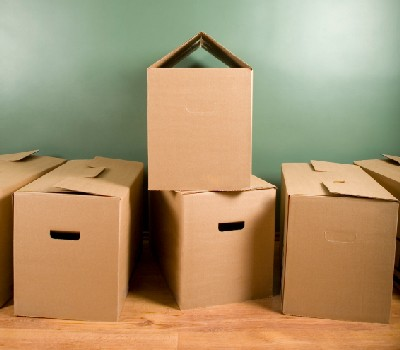
#> input picture edge4.jpg, 400 x 350 px
$ jupyter execute Canny.ipynb
#> lines starting #> are read from the running program, lines starting #| are printed output that depends on the picture; after the words box and inside, x2 and y2 are one past the last pixel; in counts of white or black regions, pixels touching at a corner belong together
Set True to save the figures.

[cell 1]
save = False

[cell 2]
import numpy as np # scientific computing
import matplotlib.pyplot as plt # plotting
import matplotlib.image as mpimg # reading images
from skimage.color import rgb2gray # converting rgb images to grayscale

Read images and convert them to grayscale.

[cell 3]
img1 = rgb2gray(mpimg.imread('edge4.jpg'))
#> img1: shape (350, 400) float64; min 0, max 0.954, mean 0.587

[cell 4]
plt.figure(figsize=(8, 8))
plt.axis('off')
plt.title('Image 1 (Original)')
plt.imshow(img1, cmap='gray')
if save:
    plt.savefig('original1.png')
plt.show()

2D-convolution (actually cross-correlation)

[cell 5]
def cross_correlate2D(img, mask):
    n_r, n_c = img.shape
#> n_r = 350; n_c = 400
    # Compute row and column offsets
    mask_r, mask_c = mask.shape
    r_offset = mask_r // 2 - (mask_r % 2 == 0)
    c_offset = mask_c // 2 - (mask_c % 2 == 0)
    # Apply zero-padding
    padded_img = np.pad(img, ((r_offset, r_offset + (mask_r % 2 == 0)),
                              (c_offset, c_offset + (mask_c % 2 == 0))))
    # Perform 2D cross-correlation
    output = np.zeros((n_r, n_c))
    for row in range(r_offset, r_offset + n_r):
        for col in range(c_offset, c_offset + n_c):
            output[row - r_offset, col - c_offset] = np.sum(
                mask *
                padded_img[row - r_offset: row + r_offset + (mask_r % 2 == 0) + 1,
                           col - c_offset: col + c_offset + (mask_c % 2 == 0) + 1]
            )
    return output

Sobel Operator:

[cell 6]
def sobel(img):
    mask_x = np.array([[-1, 0, 1], [-2, 0, 2], [-1, 0, 1]])
    mask_y = np.array([[1, 2, 1], [0, 0, 0], [-1, -2, -1]])
    edge_x = cross_correlate2D(img, mask_x) / 6
    edge_y = cross_correlate2D(img, mask_y) / 6
    gradient_magnitudes = np.sqrt(edge_x ** 2 + edge_y ** 2)
    gradient_magnitudes *= 255 / np.max(gradient_magnitudes)
    gradient_directions = np.arctan2(edge_y, edge_x)
    return edge_x, edge_y, gradient_magnitudes, gradient_directions

Plotting code is refactored as a seperate function to avoid duplicate code. Feel free to change it.

[cell 7]
def plot_results1(result1, result2, result3, result4, figsize_, method, img_number, save=False):
#> called with figsize_ = (14, 10), method = 'Sobel', img_number = '1', save = False
    fig, axs = plt.subplots(2, 2, figsize=figsize_)
    axs[0, 0].set_title('Vertical Edges after applying \n' + method + ' Operator to Image ' + img_number)
    axs[0, 0].axis('off')
    axs[0, 0].imshow(result1, cmap='gray')
    axs[0, 1].set_title('Horizontal Edges after applying \n' + method + ' Operator to Image ' + img_number)
    axs[0, 1].axis('off')
    axs[0, 1].imshow(result2, cmap='gray')
    axs[1, 0].set_title('Combined Edges of Image ' + img_number + '\n (Gradient Magnitudes (' + method + '))')
    axs[1, 0].axis('off')
    axs[1, 0].imshow(result3, cmap='gray')
    axs[1, 1].set_title('Gradient Directions (' + method + ') in Image ' + img_number)
    axs[1, 1].axis('off')
    axs[1, 1].imshow(result4)
    if save:
        plt.savefig(method + '_results' + img_number + '.png')
    plt.show()

[cell 8]
sobel_x1, sobel_y1, sobel_magnitudes1, sobel_directions1 = sobel(img1)

[cell 9]
plot_results1(sobel_x1, sobel_y1, sobel_magnitudes1, sobel_directions1, (14, 10), 'Sobel', '1', save)

### Canny Edge Detector

**Step 1**: Apply Gaussian Blur to the image to reduce noise.

[cell 10]
def gaussian_blur(sigma, k=2):
    """
    Generates a Gaussian Blur Filter with shape (2k + 1, 2k + 1), with
    the specified standard deviation.
    Args:
        sigma: The standard deviation of the Gaussian Blur
        k: The parameter that determines the shape of the filter (2 by default)
    Returns:
        G: The resulting Gaussian Blur Filter
    """
    x, y = np.mgrid[-k: k + 1, -k: k + 1]
    G = np.exp(-(x ** 2 + y ** 2) / (2 * sigma ** 2)) / 2 * np.pi * sigma ** 2
    return G

Plot a Gaussian Blur Filter of shape 11x11 and sigma 1 for illustration purposes

[cell 11]
from mpl_toolkits import mplot3d # for 3D plotting

k_plt = 5
fig_3D = plt.figure(figsize=(15, 10))
ax_3D = plt.axes(projection='3d')
x_plt, y_plt = np.mgrid[-k_plt: k_plt + 1, -k_plt: k_plt + 1]
ax_3D.plot_surface(x_plt, y_plt, gaussian_blur(sigma=1, k=k_plt), rstride=1, cstride=1,
                   cmap='viridis', edgecolor='none')
ax_3D.set_xlabel('x')
ax_3D.set_ylabel('y')
ax_3D.set_zlabel('Gaussian(x,y)')
plt.title('Gaussian Blur Filter (sigma=1, shape=11x11)')
#plt.savefig('gaussian_blur_3d.png')
plt.show()
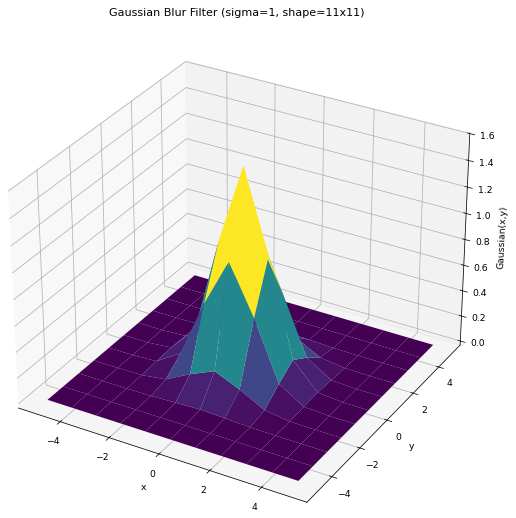
#> figure drawn by matplotlib, 1 panel

**Step 2**: Gradient Calculation, use the **sobel** function implemented above for computing the graident magnitudes and directions.

**Step 3**: Implement the Non-Maximum Suppression algorithm to thin out the detected edges.

[cell 12]
def non_max_suppression(gradient_magnitudes, gradient_directions):
    """
    Implements the Non-Maximum Suppression algorithm to thin out the
    edges described as gradient magnitudes.
    Args:
        gradient_magnitudes: Edge intensities
        gradient_directions: Edge directions (angles in Radians)
    output:
        result: The processed edge intensities
    """

    #INSER YOUR CODE HERE
    output = np.zeros_like(gradient_magnitudes)
    angle = np.degrees(gradient_directions)
    angle[angle < 0] += 180  # force angles into 4 sectors

    # Apply zero-padding to the gradient_magnitudes
    gradient_magnitudes1 = np.pad(gradient_magnitudes, 1, mode='constant')

    for i in range(1, gradient_magnitudes1.shape[0]-1):
        for j in range(1, gradient_magnitudes1.shape[1]-1):
            current_angle = angle[i-1, j-1]

            if (current_angle < 22.5) or (157.5 <= current_angle <= 180):
                before = gradient_magnitudes1[i, j-1]
                after = gradient_magnitudes1[i, j+1]
            elif (22.5 <= current_angle < 67.5):
                before = gradient_magnitudes1[i+1, j-1]
                after = gradient_magnitudes1[i-1, j+1]
            elif (67.5 <= current_angle < 112.5):
                before = gradient_magnitudes1[i-1, j]
                after = gradient_magnitudes1[i+1, j]
            elif (112.5 <= current_angle < 157.5):
                before = gradient_magnitudes1[i-1, j-1]
                after = gradient_magnitudes1[i+1, j+1]
            if (gradient_magnitudes1[i,j] >= before) and (gradient_magnitudes1[i,j] >= after):
                output[i-1,j-1] = gradient_magnitudes1[i,j]

    return output

[cell 13]
non_max_suppression1 = non_max_suppression(sobel_magnitudes1, sobel_directions1)
plt.figure(figsize=(8, 8))
plt.axis('off')
plt.title('Image with Non-Maximum Suppression')
plt.imshow(non_max_suppression1, cmap='gray')
plt.show()

**Step 4**: Implement the Double Thresholding algorithm to categorize pixels.

[cell 14]
def double_threshold(img, ratio_low, ratio_high):
    """
    Categorizes the image pixels as strong, weak or non-edge
    using double thresholding, returns the thresholded image.
    Args:
        img: The input image
        ratio_low: The low threshold ratio
        ratio_high: The high threshold ratio
    Returns:
        thresholded_img: The thresholded output. Each pixel would take the value of 0, strong or weak intensities as set below.
        weak: The intensity level of weak pixels
        strong: The intensity level of strong pixels
    """
#> called with ratio_low = 0.1, ratio_high = 0.15
    high = ratio_high * np.max(img)
#> high = 38.25
    low = ratio_low * np.max(img)
#> low = 25.5
    weak = 25
    strong = 255

    #INSER YOUR CODE HERE
    thresholded_img = np.zeros_like(img)

    thresholded_img[img >= low] = weak
    thresholded_img[img >= high] = strong

    return thresholded_img, weak, strong

[cell 15]
double_threshold1, weak, strong = double_threshold(non_max_suppression1, 0.1, 0.15)
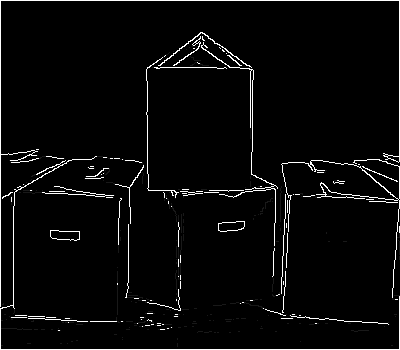
#> double_threshold1: shape (350, 400) float64; min 0, max 255, mean 9.2
#> weak = 25; strong = 255
plt.figure(figsize=(8, 8))
plt.axis('off')
plt.title('Image with Non-Maximum Suppression')
plt.imshow(double_threshold1, cmap='gray')
plt.show()

**Step 5**: Implement Hysteresis to combine the Strong and Weak pixels and produces the final result.

[cell 16]
def hysteresis(img, weak, strong):
    """
    Args:
        img: The input image
        weak: The weak intensity level
        strong: The strong intensity level
    Returns:
        output: The processed output image
    """
#> called with weak = 25, strong = 255
    #INSER YOUR CODE HERE
    # output = np.zeros_like(img)
    # img =img, 1, mode='constant')
    output = np.copy(img)

    # np.copyfor  pixels, find weak edges connected to them, and mark them as strong
    for i in range(1, output.shape[0]-1):
        for j in range(1, output.shape[1]-1):
            if output[i,j] == weak:
                if (output[i-1:i+2,j-1:j+2] == strong).any():
                    output[i,j] = strong
#> output: shape (350, 400) float64; 0.31% of pixels changed, all inside (x1, y1, x2, y2) = (1, 41, 399, 346)

    # do the same for the other direction
    for i in range(output.shape[0]-2, 0, -1):
        for j in range(output.shape[1]-2, 0, -1):
            if output[i,j] == weak:
                if (output[i-1:i+2,j-1:j+2] == strong).any():
                    output[i,j] = strong
                else:
                    output[i,j] = 0
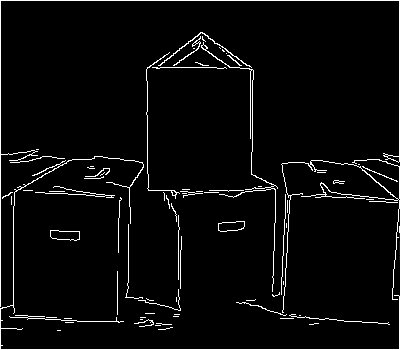
#> output: shape (350, 400) float64; min 0, max 255, mean 10

    return output

[cell 17]
# test the hysteresis function
hysteresis1 = hysteresis(double_threshold1, weak, strong)
plt.figure(figsize=(8, 8))
plt.axis('off')
plt.title('Image with Hysteresis')
plt.imshow(hysteresis1, cmap='gray')
plt.show()

Combine the five steps in a single algorithm:

[cell 18]
def canny_edge_detector(img, sigma, ratio_low, ratio_high, k=2):
    """
    Applys Canny Edge Detection algorithm to a given image.
    Args:
        img: The input image
        sigma: The standard deviation of the 5x5 Gaussian Filter

        ratio_low: The low threshold ratio used in the Double Thresholding step

        ratio_high: The high threshold ratio used in the Double Thresholding step

        k: Parameter to adjust the shape of the (2k + 1, 2k + 1) gaussian blur
    """
    G = gaussian_blur(sigma, k)
    blurred_img = cross_correlate2D(img, G)
    _, _, gradient_magnitudes, gradient_directions = sobel(blurred_img)
#> in cross_correlate2D (call 4), `padded_img = np.pad(img, ((r_offset, r_offset + (mask_r % 2 == 0)), (c..`:
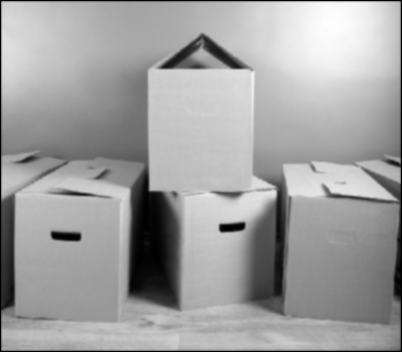
#> padded_img: shape (352, 402) float64; min 0, max 8.91, mean 5.61; drawn with min black and max white
#> in sobel (call 2), `gradient_directions = np.arctan2(edge_y, edge_x)`:
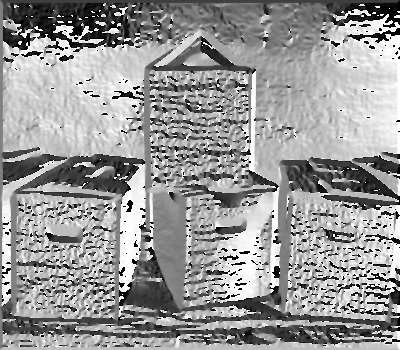
#> gradient_directions: shape (350, 400) float64; min -3.14, max 3.14, mean 0.606; drawn with min black and max white
    # gradient_magnitudes = sticks_filter(gradient_magnitudes)
    nms_img = non_max_suppression(gradient_magnitudes, gradient_directions)
#> in non_max_suppression (call 2), `angle[angle < 0] += 180`:
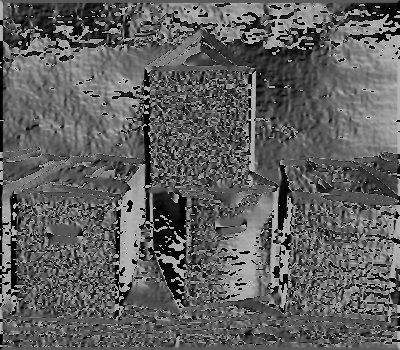
#> angle: shape (350, 400) float64; min 0, max 180, mean 95
#> in non_max_suppression (call 2), `gradient_magnitudes1 = np.pad(gradient_magnitudes, 1, mode='constant')`:
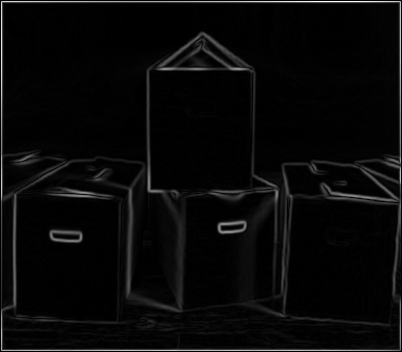
#> gradient_magnitudes1: shape (352, 402) float64; min 0, max 255, mean 9.2
    thresholded_img, weak, strong = double_threshold(nms_img, ratio_low, ratio_high)
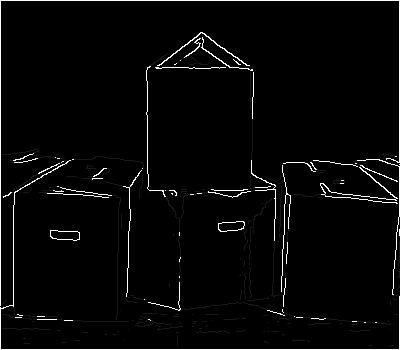
#> thresholded_img: shape (350, 400) float64; min 0, max 255, mean 7.6
#> weak = 25; strong = 255
    output = hysteresis(thresholded_img, weak, strong)
#> call 2 of hysteresis, with weak = 25, strong = 255
#> after the loop in hysteresis (call 2), `for i in range(1, output.shape[0]-1):`:
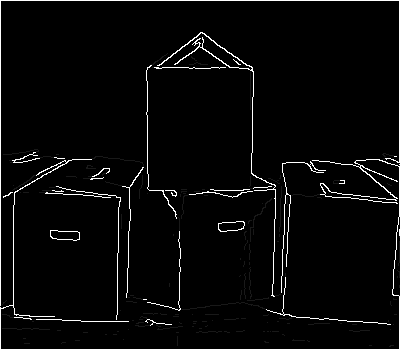
#> output: shape (350, 400) float64; 0.53% of pixels changed, all inside (x1, y1, x2, y2) = (12, 42, 399, 326)
#> after the loop in hysteresis (call 2), `for i in range(output.shape[0]-2, 0, -1):`:
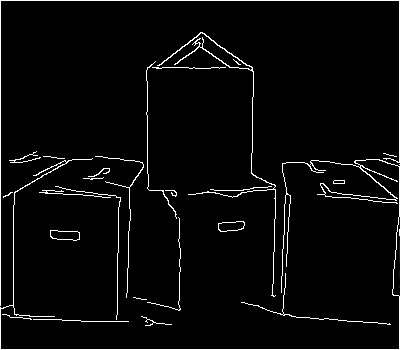
#> output: shape (350, 400) float64; 1.04% of pixels changed, all inside (x1, y1, x2, y2) = (2, 46, 399, 347)
    return output
